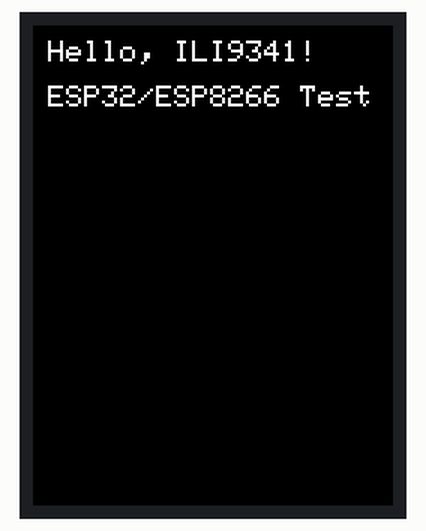
A sketch run on a simulated ESP8266 (NodeMCU). On the bench: 240×320 colour display.

Above: at 0.3 s.

The sketch:

test3.ino
```cpp
#include <Wire.h>
#include <SPI.h>
#include <Adafruit_GFX.h>
#include <Adafruit_ILI9341.h>

// Definicje pinów
#define TFT_CS     5
#define TFT_RST    4
#define TFT_DC     3

// Inicjalizacja ekranu ILI9341
Adafruit_ILI9341 tft = Adafruit_ILI9341(TFT_CS, TFT_DC, TFT_RST);

void setup() {
  // Inicjalizacja komunikacji z wyświetlaczem
  Serial.begin(115200);
  tft.begin();

  // Wyczyść ekran i ustaw tło
  tft.fillScreen(ILI9341_BLACK);

  // Ustawienia tekstu
  tft.setTextColor(ILI9341_WHITE);
  tft.setTextSize(2);  // Rozmiar tekstu
  tft.setCursor(10, 10);  // Ustawienie kursora (pozycja tekstu)

  // Wyświetlenie tekstu na ekranie
  tft.println("Hello, ILI9341!");
  tft.setCursor(10, 40);
  tft.println("ESP32/ESP8266 Test");
}

void loop() {
  // Program nie robi nic w pętli
}
```
